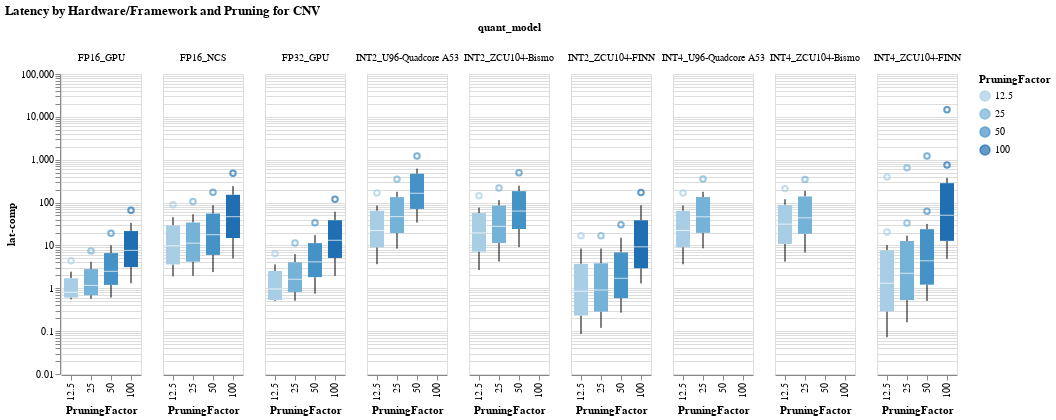

Notebook code cell kept with this figure:
### Markdown cell above
### Boxplots

### Code cell
#hide_input
box1 = alt.Chart(cnv_df).mark_boxplot().encode(
    x='PruningFactor:O',
    y=alt.Y("lat-comp", scale=alt.Scale(type="log")),
    color='PruningFactor:O',
).facet(column="quant_model").properties(
    title="Latency by Hardware/Framework and Pruning for CNV"
)
box1.interactive()

### Figure 1 — Vega-Lite specification as saved in the notebook (floating-point values rounded to 4 significant figures; data arrays with more than 128 entries replaced by an {"elided": "..."} marker saying what was removed)
{"config": {"view": {"continuousWidth": 400, "continuousHeight": 300}}, "data": {"name": "data-9c3ea9a3a8520b73d4c930c043e09d8d"}, "facet": {"column": {"type": "nominal", "field": "quant_model"}}, "spec": {"mark": "boxplot", "encoding": {"color": {"type": "ordinal", "field": "PruningFactor"}, "x": {"type": "ordinal", "field": "PruningFactor"}, "y": {"type": "quantitative", "field": "lat-comp", "scale": {"type": "log"}}}, "selection": {"selector008": {"type": "interval", "bind": "scales", "encodings": ["x", "y"]}}}, "title": "Latency by Hardware/Framework and Pruning for CNV", "$schema": "https://vega.github.io/schema/vega-lite/v4.0.2.json", "datasets": {"data-9c3ea9a3a8520b73d4c930c043e09d8d": {"elided": "250 records"}}}
